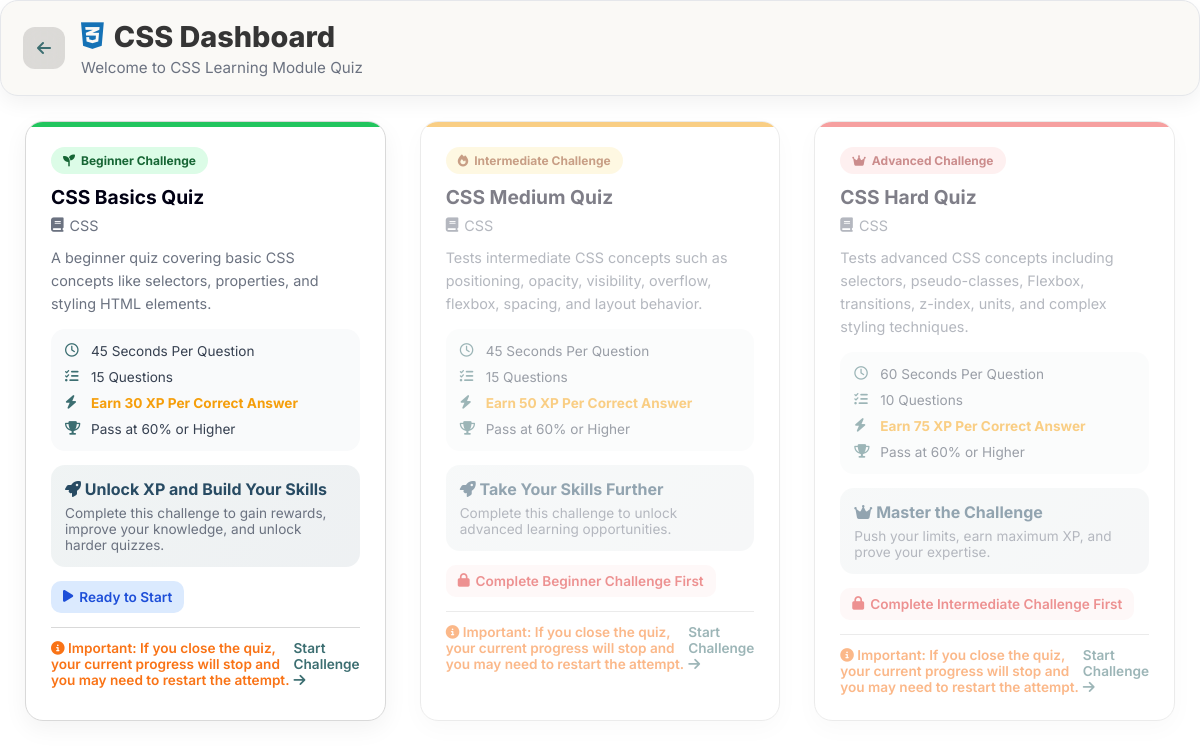
The page /css-dashboard/ (signed in) on the database its author committed.
### my_app/models.py (models this page shows, shortened)
class Quiz(models.Model):
    SUBJECT_CHOICES = [
        ('HTML', 'HTML'),
        ('CSS', 'CSS'),
        ('JavaScript', 'JavaScript'),
    ]
    DIFFICULTY_CHOICES = [
        ('Easy', 'Easy'),
        ('Medium', 'Medium'),
        ('Hard', 'Hard'),
    ]
    title = models.CharField(max_length=200)
    subject = models.CharField(max_length=20, choices=SUBJECT_CHOICES)
    difficulty = models.CharField(max_length=20, choices=DIFFICULTY_CHOICES)
    description = models.TextField(blank=True, null=True)

### my_app/views.py (the view)
# urls.py: path('css-dashboard/', views.css_dashboard, name='css_dashboard'),
@login_required
def css_dashboard(request):
    easy_quiz = Quiz.objects.filter(subject="CSS", difficulty="Easy").first()
    medium_quiz = Quiz.objects.filter(subject="CSS", difficulty="Medium").first()
    hard_quiz = Quiz.objects.filter(subject="CSS", difficulty="Hard").first()
    easy_done = StudentAttempt.objects.filter(
        student=request.user,
        quiz=easy_quiz,
        completed=True
    ).exists() if easy_quiz else False
    medium_done = StudentAttempt.objects.filter(
        student=request.user,
        quiz=medium_quiz,
        completed=True
    ).exists() if medium_quiz else False
    hard_done = StudentAttempt.objects.filter(
        student=request.user,
        quiz=hard_quiz,
        completed=True
    ).exists() if hard_quiz else False
    easy_attempt = StudentAttempt.objects.filter(
        student=request.user,
        quiz=easy_quiz
    ).order_by("-created_at").first()
    medium_attempt = StudentAttempt.objects.filter(
        student=request.user,
        quiz=medium_quiz
    ).order_by("-created_at").first()
    hard_attempt = StudentAttempt.objects.filter(
        student=request.user,
        quiz=hard_quiz
    ).order_by("-created_at").first()
    return render(request, "student/css_dashboard.html", {
        "easy_quiz": easy_quiz,
        "medium_quiz": medium_quiz,
        "hard_quiz": hard_quiz,
        "easy_done": easy_done,
        "medium_done": medium_done,
        "hard_done": hard_done,
        "easy_attempt": easy_attempt,
        "medium_attempt": medium_attempt,
        "hard_attempt": hard_attempt,
    })

### my_app/templates/student/css_dashboard.html (shortened to what this page needs)
<!DOCTYPE html>
<html lang="en">
<head>
<link rel="stylesheet" href="https://cdnjs.cloudflare.com/ajax/libs/font-awesome/6.5.2/css/all.min.css">
<link rel="stylesheet"
href="https://cdnjs.cloudflare.com/ajax/libs/font-awesome/6.5.2/css/all.min.css">
</head>
<body>
<div class="page-header">
        <a href="javascript:history.back()" class="back-btn">
        <i class="fa-solid fa-arrow-left"></i>
    </a>
    <div class="header-content">
           <h1>
         <i class="fa-brands fa-css3-alt"></i>
        CSS Dashboard
    </h1>
        <p>Welcome to CSS Learning Module Quiz</p>
    </div>
</div>
<div class="container">
<div class="box easy"
    {% if not easy_done %}
        onclick="openQuiz('easy')"
        style="cursor: pointer;"
    {% endif %}>
    <div class="quiz-header">
        <span class="difficulty-badge easy-badge">
            <i class="fa-solid fa-seedling"></i>
            Beginner Challenge
        </span>
        <h3>{{ easy_quiz.title }}</h3>
        <p class="quiz-subject">
            <i class="fa-solid fa-book"></i>
            {{ easy_quiz.subject }}
        </p>
    </div>
    <p class="quiz-description">
        {{ easy_quiz.description }}
    </p>
    <div class="quiz-info">
        <div class="info-item">
            <i class="fa-regular fa-clock"></i>
            <span>45 Seconds Per Question</span>
        </div>
        <div class="info-item">
            <i class="fa-solid fa-list-check"></i>
            <span>15 Questions</span>
        </div>
        <div class="info-item xp">
            <i class="fa-solid fa-bolt"></i>
            <span>Earn 30 XP Per Correct Answer</span>
        </div>
        <div class="info-item">
            <i class="fa-solid fa-trophy"></i>
            <span>Pass at 60% or Higher</span>
        </div>
    </div>
         {% if not easy_done %}
    <div class="cta-area">
        <strong>
            <i class="fa-solid fa-rocket"></i>
            Unlock XP and Build Your Skills
        </strong>
        <span>
            Complete this challenge to gain rewards,
            improve your knowledge, and unlock harder quizzes.
        </span>
    </div>
          {% endif %}
    <div class="quiz-status-wrapper">
        {% if easy_done %}
            {% if easy_attempt.score >= 60 %}
                <span class="quiz-status success">
                    <i class="fa-solid fa-circle-check"></i>
                    Challenge Completed
                </span>
            {% else %}
                <span class="quiz-status failed">
                    <i class="fa-solid fa-book-open-reader"></i>
                    Keep Learning
                </span>
            {% endif %}
        {% else %}
            <span class="quiz-status available">
                <i class="fa-solid fa-play"></i>
                Ready to Start
            </span>
        {% endif %}
    </div>
    {% if not easy_done %}
<div class="quiz-footer">
   <span style="color:#f97316;">
    <i class="fa-solid fa-circle-info"></i>
    Important: If you close the quiz, your current progress will stop and you may need to restart the attempt.
</span>
    <span>
        Start Challenge
        <i class="fa-solid fa-arrow-right"></i>
    </span>
</div>
{% endif %}
</div>
<div class="box medium"
    {% if easy_done %}
        {% if not medium_done %}
            onclick="openQuiz('medium')"
            style="cursor:pointer;"
        {% else %}
        {% endif %}
    {% else %}
        style="cursor:not-allowed;opacity:0.5;"
    {% endif %}>
    <div class="quiz-header">
        <span class="difficulty-badge medium-badge">
            <i class="fa-solid fa-fire"></i>
            Intermediate Challenge
        </span>
        <h3>{{ medium_quiz.title }}</h3>
        <p class="quiz-subject">
            <i class="fa-solid fa-book"></i>
            {{ medium_quiz.subject }}
        </p>
    </div>
    <p class="quiz-description">
        {{ medium_quiz.description }}
    </p>
    <div class="quiz-info">
        <div class="info-item">
            <i class="fa-regular fa-clock"></i>
            <span>45 Seconds Per Question</span>
        </div>
        <div class="info-item">
            <i class="fa-solid fa-list-check"></i>
            <span>15 Questions</span>
        </div>
        <div class="info-item xp">
            <i class="fa-solid fa-bolt"></i>
            <span>Earn 50 XP Per Correct Answer</span>
        </div>
        <div class="info-item">
            <i class="fa-solid fa-trophy"></i>
            <span>Pass at 60% or Higher</span>
        </div>
    </div>
          {% if not medium_done %}
    <div class="cta-area">
        <strong>
            <i class="fa-solid fa-rocket"></i>
            Take Your Skills Further
        </strong>
        <span>
            Complete this challenge to unlock advanced learning opportunities.
        </span>
    </div>
           {% endif %}
    <div class="quiz-status-wrapper">
        {% if medium_done %}
            {% if medium_attempt.score >= 60 %}
                <span class="quiz-status success">
                    <i class="fa-solid fa-circle-check"></i>
                    Challenge Completed
                </span>
            {% else %}
                <span class="quiz-status failed">
                    <i class="fa-solid fa-book-open-reader"></i>
                    Keep Learning
                </span>
            {% endif %}
        {% elif easy_done %}
            <span class="quiz-status available">
                <i class="fa-solid fa-unlock"></i>
                Ready to Start
            </span>
        {% else %}
            <span class="quiz-status failed">
                <i class="fa-solid fa-lock"></i>
                Complete Beginner Challenge First
            </span>
        {% endif %}
    </div>
    {% if not medium_done %}
<div class="quiz-footer">
   <span style="color:#f97316;">
    <i class="fa-solid fa-circle-info"></i>
    Important: If you close the quiz, your current progress will stop and you may need to restart the attempt.
</span>
    <span>
        Start Challenge
        <i class="fa-solid fa-arrow-right"></i>
    </span>
</div>
{% endif %}
</div>
  <div class="box hard"
    {% if medium_done %}
        {% if not hard_done %}
            onclick="openQuiz('hard')"
            style="cursor:pointer;"
        {% else %}
        {% endif %}
    {% else %}
        style="cursor:not-allowed;opacity:0.5;"
    {% endif %}>
    <div class="quiz-header">
        <span class="difficulty-badge hard-badge">
            <i class="fa-solid fa-crown"></i>
            Advanced Challenge
        </span>
        <h3>{{ hard_quiz.title }}</h3>
        <p class="quiz-subject">
            <i class="fa-solid fa-book"></i>
            {{ hard_quiz.subject }}
        </p>
    </div>
    <p class="quiz-description">
        {{ hard_quiz.description }}
    </p>
    <div class="quiz-info">
        <div class="info-item">
            <i class="fa-regular fa-clock"></i>
            <span>60 Seconds Per Question</span>
        </div>
        <div class="info-item">
            <i class="fa-solid fa-list-check"></i>
            <span>10 Questions</span>
        </div>
        <div class="info-item xp">
            <i class="fa-solid fa-bolt"></i>
            <span>Earn 75 XP Per Correct Answer</span>
        </div>
        <div class="info-item">
            <i class="fa-solid fa-trophy"></i>
            <span>Pass at 60% or Higher</span>
        </div>
    </div>
   {% if not hard_done %}
    <div class="cta-area">
        <strong>
            <i class="fa-solid fa-crown"></i>
            Master the Challenge
        </strong>
        <span>
            Push your limits, earn maximum XP, and prove your expertise.
        </span>
    </div>
          {% endif %}
    <div class="quiz-status-wrapper">
        {% if hard_done %}
            {% if hard_attempt.score >= 60 %}
                <span class="quiz-status success">
                    <i class="fa-solid fa-circle-check"></i>
                    Challenge Completed
                </span>
            {% else %}
                <span class="quiz-status failed">
                    <i class="fa-solid fa-book-open-reader"></i>
                    Keep Learning
                </span>
            {% endif %}
        {% elif medium_done %}
            <span class="quiz-status available">
                <i class="fa-solid fa-unlock"></i>
                Ready to Start
            </span>
        {% else %}
            <span class="quiz-status failed">
                <i class="fa-solid fa-lock"></i>
                Complete Intermediate Challenge First
            </span>
        {% endif %}
    </div>
    {% if not hard_done %}
<div class="quiz-footer">
   <span style="color:#f97316;">
    <i class="fa-solid fa-circle-info"></i>
    Important: If you close the quiz, your current progress will stop and you may need to restart the attempt.
</span>
    <span>
        Start Challenge
        <i class="fa-solid fa-arrow-right"></i>
    </span>
</div>
{% endif %}
</div>
</div>
</body>
</html>

### my_app/templates/student/css_dashboard.html (style rules this page uses)
:root { --primary:#3C6E71; --secondary:#284B63; --text:#010013; --border:#D9D9D9; --white:#FAF9F6; }
* { margin:0; padding:0; box-sizing:border-box; font-family:'Inter',sans-serif; }
.container { display:grid; grid-template-columns:1fr; gap:16px; padding:16px; }
@media (min-width:768px) { .container { grid-template-columns:repeat(2,1fr); gap:20px; padding:20px; } }
@media (min-width:1024px) { .container { grid-template-columns:repeat(3,1fr); gap:24px; } }
.box { background:#fff; border:1px solid var(--border); border-radius:18px; padding: 25px; transition:.3s ease; position:relative; overflow:hidden; text-align:left; box-shadow:0 8px 25px rgba(0,0,0,.05); cursor:pointer; margin: 5px; }
.box::before { content:""; position:absolute; left:0; top:0; width:100%; height:5px; }
.easy::before { background:#22c55e; }
.medium::before { background:#f59e0b; }
.hard::before { background:#ef4444; }
.quiz-header { margin-bottom:12px; }
.quiz-header h3 { font-size:1.2rem; margin:10px 0 6px; color:var(--text); font-weight:700; line-height:1.4; }
.quiz-subject { color:#6b7280; display:flex; gap:6px; align-items:center; font-size:.9rem; }
.difficulty-badge { display:inline-flex; align-items:center; gap:6px; padding:6px 12px; border-radius:999px; font-size:.75rem; font-weight:700; }
.easy-badge { background:#dcfce7; color:#166534; }
.medium-badge { background:#fef3c7; color:#92400e; }
.hard-badge { background:#fee2e2; color:#991b1b; }
.quiz-description { color:#6b7280; line-height:1.6; margin-bottom:14px; font-size:.9rem; }
.quiz-info { display:flex; flex-direction:column; gap:10px; background:#f9fafb; border-radius:14px; padding:14px; margin-bottom:14px; }
.info-item { display:flex; align-items:center; gap:8px; color:#374151; font-size:.85rem; }
.info-item i { color:var(--primary); width:18px; }
.xp { color:#f59e0b; font-weight:700; }
.quiz-status-wrapper { margin-top:14px; }
.quiz-status { display:inline-flex; align-items:center; gap:6px; padding:8px 12px; border-radius:10px; font-size:.85rem; font-weight:600; }
.quiz-status.failed { background:#fef2f2; color:#dc2626; }
.quiz-status.available { background:#dbeafe; color:#1d4ed8; }
.quiz-footer { margin-top:14px; padding-top:12px; border-top:1px solid var(--border); display:flex; justify-content:space-between; align-items:center; font-size:.85rem; font-weight:600; color:var(--primary); }
.cta-area { margin-top:14px; padding:14px; background:linear-gradient(135deg, rgba(60,110,113,.08), rgba(40,75,99,.08)); border-radius:14px; display:flex; flex-direction:column; gap:6px; }
.cta-area strong { color:var(--secondary); }
.cta-area span { color:#6b7280; font-size:.85rem; }
.page-header { display:flex; align-items:center; gap:16px; padding:18px 22px; background:#FAF9F6; border:1px solid #e5e7eb; border-radius:18px; box-shadow:0 8px 20px rgba(0,0,0,.05); }
.back-btn { width:42px; height:42px; flex-shrink:0; display:flex; align-items:center; justify-content:center; border-radius:12px; text-decoration:none; color:#3C6E71; background:rgba(46, 45, 45, 0.15); backdrop-filter:blur(8px); transition:.25s ease; z-index:2; }
.header-content { display:flex; flex-direction:column; }
.header-content h1 { display:flex; align-items:center; gap:10px; margin:0; font-size:1.8rem; font-weight:800; color:#353535; }
.header-content h1 .fa-css3-alt { color:#1572B6; font-size:1.9rem; }
.header-content p { margin:4px 0 0; color:#6b7280; font-size:.95rem; }

### rows shown on the page
Quiz: title "CSS Basics Quiz", subject "CSS", description "A beginner quiz covering basic CSS concepts like selectors, properties, and styling HTML elements."
Quiz: title "CSS Medium Quiz", subject "CSS", description "Tests intermediate CSS concepts such as positioning, opacity, visibility, overflow, flexbox, spacing, and layout behavior."
Quiz: title "CSS Hard Quiz", subject "CSS", description "Tests advanced CSS concepts including selectors, pseudo-classes, Flexbox, transitions, z-index, units, and complex styling techniques."
